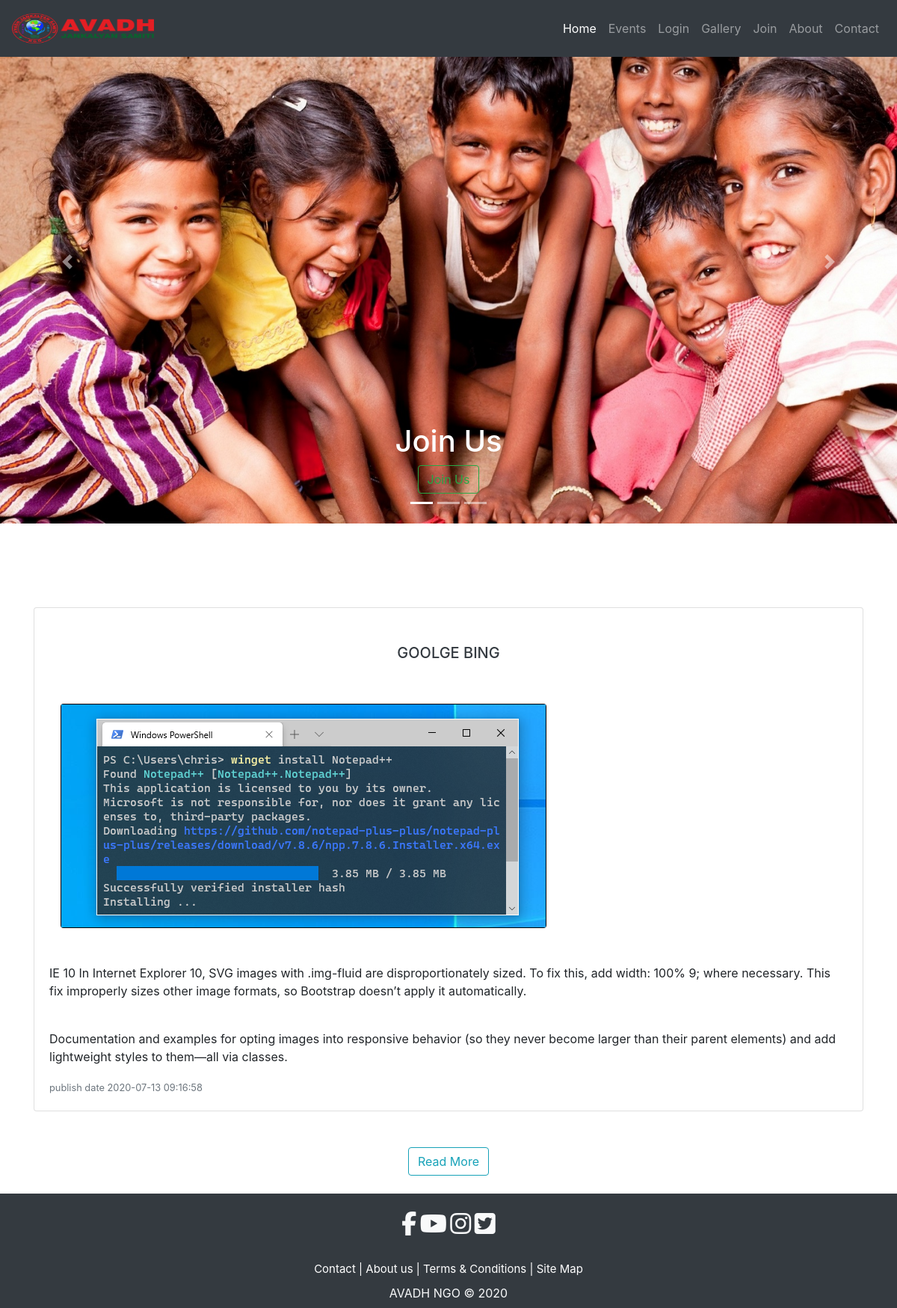
/readmore.php?id=7, run on the app's committed database.
### tables this page shows
CREATE TABLE `gallery` (
  `id` int(11) NOT NULL,
  `filepath` varchar(500) NOT NULL,
  `filename` varchar(500) NOT NULL,
  `title` varchar(500) NOT NULL,
  `shortdescription` blob NOT NULL,
  `description` blob NOT NULL,
  `Datetime` timestamp NOT NULL DEFAULT current_timestamp() ON UPDATE current_timestamp()
);

### readmore.php (the view, shortened to what this page needs)
<?php include('php/links.php');?>
<?php include('php/navbar.php');?>
<?php include('php/slider.php');?>
<?php
$id = $_GET["id"];
$link = mysqli_connect("localhost", "root", "", "ngo");
$sql = "SELECT `filepath`, `filename`, `title`, `description`, `shortdescription`,`Datetime` FROM gallery WHERE id=$id";
$result = mysqli_query($link, $sql);
?>
    <?php while($row = mysqli_fetch_array($result)):?>
     <div class="container">
        <div class=" card " style="margin-top:7rem;">
        <h5 class="card-title text-uppercase text-center text-dark"  style="margin-top:3rem;"><?php echo $row['title'];?></h5>
                     <br/>
                     <div class="card-body">
                     <div class="container">
					               <img src="<?php echo "php/".$row['filepath']; ?>" alt="<?php echo $row["filename"]; ?>" class="rounded img-fluid"/></div> <br/><br/>
                          <p class="card-text"><?php echo $row['shortdescription'];?></p><br/>
                          <p class="card-text"><?php echo $row['description'];?></p>
                          <p class="card-text"><small class="text-muted">  publish date  <?php echo $row['Datetime'];?></small></p>
                    </div>
                </div>
              </div>
    <?php endwhile;?>
<section class="about">
<div class="container pt-5">
     <center><a href="./show.php" class="btn btn-outline-info " role="button" aria-pressed="true">Read More</a></center>
</div>
</section>
<?php include("php/footer.php");?>

### css/style.css (style rules this page uses)
body { background: #eee; }

### data on the page
gallery: title "GOOLGE BING", filepath+filename (picture), shortdescription "IE 10 In Internet Explorer 10, SVG images with .img-fluid are disproportionately sized. To fix this, add width: 100% 9; where necessary. This fix improperly sizes other image formats, so Bootstrap doesn’t apply it automatically.", description "Documentation and examples for opting images into responsive behavior (so they never become larger than their parent elements) and add lightweight styles to them—all via classes.", Datetime "2020-07-13 09:16:58"
